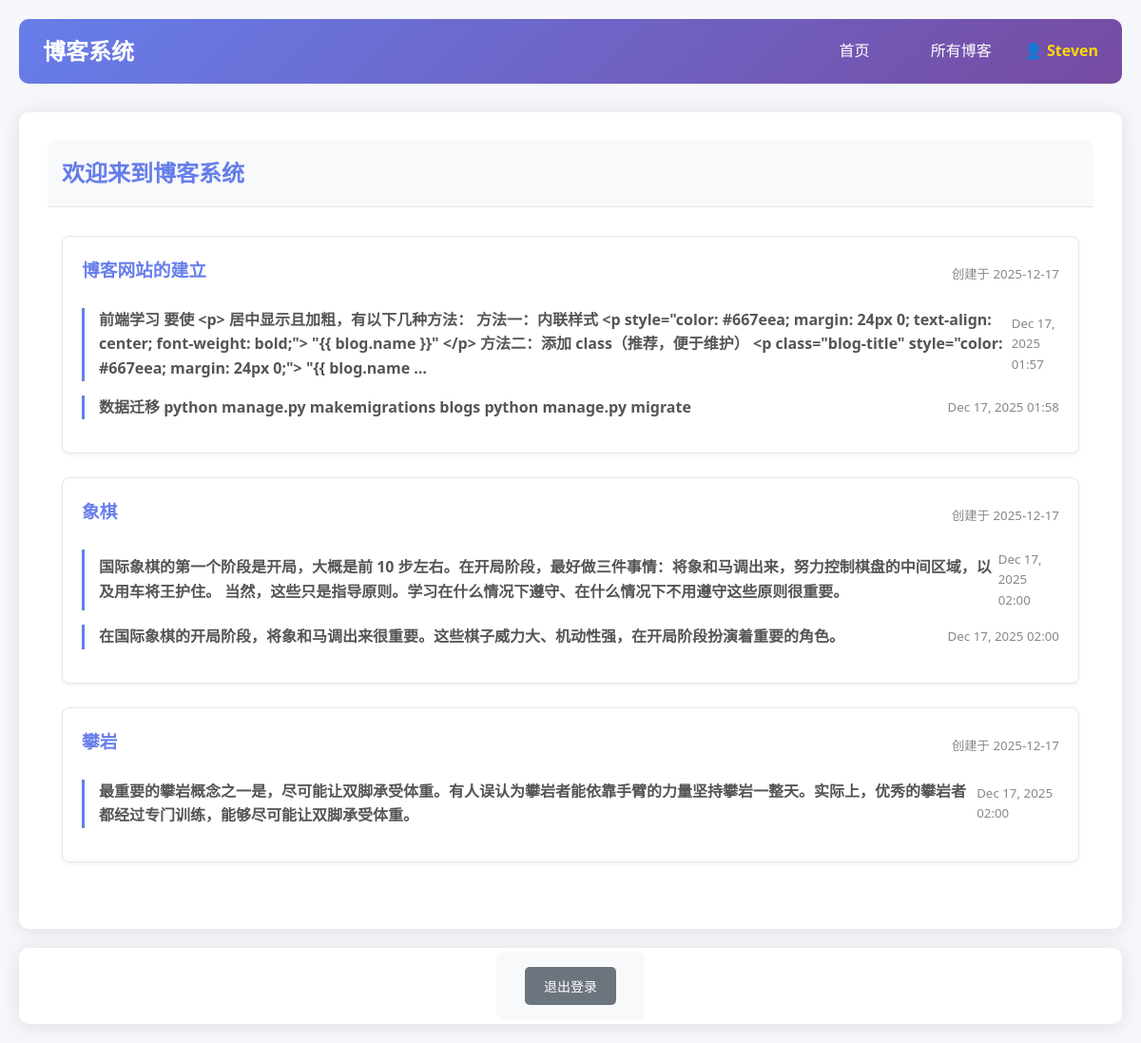
Screenshot of / (signed in) with the database file from the repository.
### blogs/models.py (models this page shows, shortened)
class Blog(models.Model):
    name=models.CharField(max_length=25)
    date_added=models.DateTimeField(auto_now_add=True)
    owner=models.ForeignKey(User,on_delete=models.CASCADE)

class Post(models.Model):
    blog=models.ForeignKey(Blog,on_delete=models.CASCADE)
    text=models.TextField()
    date_added=models.DateTimeField(auto_now_add=True)

### blogs/views.py (the view)
# urls.py: path('',views.index,name='index'),
def index(request):
    blogs=Blog.objects.order_by('date_added')
    context={'blogs':blogs}
    return render(request,'blogs/index.html',context)

### blogs/templates/blogs/index.html (shortened to what this page needs)
{% extends 'blogs/base.html' %}
{% block content %}
    <div class="card-header">
        <h2 style="color: #667eea;">欢迎来到博客系统</h2>
    </div>
    <div class="card-body">
        {% for blog in blogs %}
            <div class="card" style="margin-bottom: 25px;">
                <div style="display: flex; justify-content: space-between; align-items: center;">
                    <h3 style="margin-bottom: 10px;">
                        <a href="{% url 'blogs:blog' blog.id %}" style="color: #667eea; text-decoration: none;">{{ blog.name }}</a>
                    </h3>
                    <small style="color: #888;">创建于 {{ blog.date_added|date:"Y-m-d" }}</small>
                </div>
                {% for post in blog.post_set.all %}
                    <div style="border-left: 3px solid #667eea; padding-left: 15px; margin: 15px 0;">
                        <div style="display: flex; justify-content: space-between; align-items: center;">
                            <strong style="color: #555;">{{ post.text|truncatewords:30 }}</strong>
                            <small style="color: #888;">{{ post.date_added|date:'M d, Y H:i' }}</small>
                        </div>
                    </div>
                {% empty %}
                    <div style="text-align: center; padding: 20px; color: #888;">
                        <p>暂无博文</p>
                    </div>
                {% endfor %}
            </div>
        {% endfor %}
    </div>
{% endblock content %}

### blogs/templates/blogs/base.html (shortened to what this page needs)
<!DOCTYPE html>
<html lang="zh-CN">
<head>
</head>
<body>
    <div class="navbar">
        <div class="nav-brand">
            <a href="{% url 'blogs:index' %}" style="font-size: 24px; font-weight: bold; color: white; text-decoration: none;">博客系统</a>
        </div>
        <div class="nav-links">
            <a href="{% url 'blogs:index' %}">首页</a>
            <a href="{% url 'blogs:blogs' %}">所有博客</a>
            {% if user.is_authenticated %}
                <span class="user-info">👤 {{ user.username }}</span>
            {% else %}
                <a href="{% url 'accounts:register' %}">注册</a>
                <a href="{% url 'accounts:login' %}">登录</a>
            {% endif %}
        </div>
    </div>
    <div class="container">
        {% block content %}{% endblock content %}
    </div>
    {% if user.is_authenticated %}
    <div class="container" style="text-align: center; padding: 15px;">
        <form action="{% url 'accounts:logout' %}" method="post" style="display: inline;">
            <button type="submit" class="btn" style="background: #6c757d;">退出登录</button>
        </form>
    </div>
    {% endif %}
</body>
</html>

### blogs/templates/blogs/base.html (style rules this page uses)
* { margin: 0; padding: 0; box-sizing: border-box; font-family: 'Segoe UI', 'Microsoft YaHei', sans-serif; }
body { background-color: #f5f7fa; color: #333; line-height: 1.6; padding: 20px; max-width: 1200px; margin: 0 auto; }
.container { background: white; border-radius: 10px; box-shadow: 0 2px 20px rgba(0, 0, 0, 0.1); padding: 30px; margin-top: 20px; }
.navbar { background: linear-gradient(135deg, #667eea 0%, #764ba2 100%); padding: 15px 25px; border-radius: 10px; margin-bottom: 30px; display: flex; justify-content: space-between; align-items: center; color: white; }
.nav-links a { color: white; text-decoration: none; margin: 0 15px; padding: 8px 15px; border-radius: 5px; transition: background 0.3s; }
.user-info { font-weight: 600; color: #ffd700; }
.btn { display: inline-block; padding: 10px 20px; background: linear-gradient(135deg, #667eea 0%, #764ba2 100%); color: white; text-decoration: none; border-radius: 5px; border: none; cursor: pointer; transition: all 0.3s; font-size: 14px; margin: 5px; }
.card { border: 1px solid #e1e5eb; border-radius: 8px; margin: 15px 0; padding: 20px; background: #fff; box-shadow: 0 2px 4px rgba(0,0,0,0.05); transition: transform 0.3s; }
.card-header { background: #f8f9fa; padding: 15px; border-bottom: 1px solid #e1e5eb; border-radius: 8px 8px 0 0; }
.card-body { padding: 15px; }
form { background: #f8f9fa; padding: 25px; border-radius: 8px; margin: 20px 0; }

### rows the page displays
Blog: name "博客网站的建立", date_added "2025-12-17"
Post: text "前端学习 要使 <p> 居中显示且加粗，有以下几种方法： 方法一：内联样式 <p style=\"color: #667eea; margin: 24px 0; text-align: center; font-weight: bold;\"> \"{{ blog.name }}\" </p> 方法二：添加 class（推荐，便于维护） <p class=\"blog-title\" style=\"color: #667eea; margin: 24px 0;\"> \"{{ blog.name …", date_added "Dec 17, 2025 01:57"
Post: text "数据迁移 python manage.py makemigrations blogs python manage.py migrate", date_added "Dec 17, 2025 01:58"
Blog: name "象棋", date_added "2025-12-17"
Post: text "国际象棋的第⼀个阶段是开局，⼤概是前 10 步左右。在开局阶段，最好做三件事情：将象和⻢调出来，努⼒控制棋盘的中间区域，以及⽤⻋将王护住。 当然，这些只是指导原则。学习在什么情况下遵守、在什么情况下不⽤遵守这些原则很重要。", date_added "Dec 17, 2025 02:00"
Post: text "在国际象棋的开局阶段，将象和⻢调出来很重要。这些棋⼦威⼒⼤、机动性强，在开局阶段扮演着重要的⾓⾊。", date_added "Dec 17, 2025 02:00"
Blog: name "攀岩", date_added "2025-12-17"
Post: text "最重要的攀岩概念之⼀是，尽可能让双脚承受体重。有⼈误认为攀岩者能依靠⼿臂的⼒量坚持攀岩⼀整天。实际上，优秀的攀岩者都经过专门训练，能够尽可能让双脚承受体重。", date_added "Dec 17, 2025 02:00"

### other values shown
{{ user.username }} "Steven"
